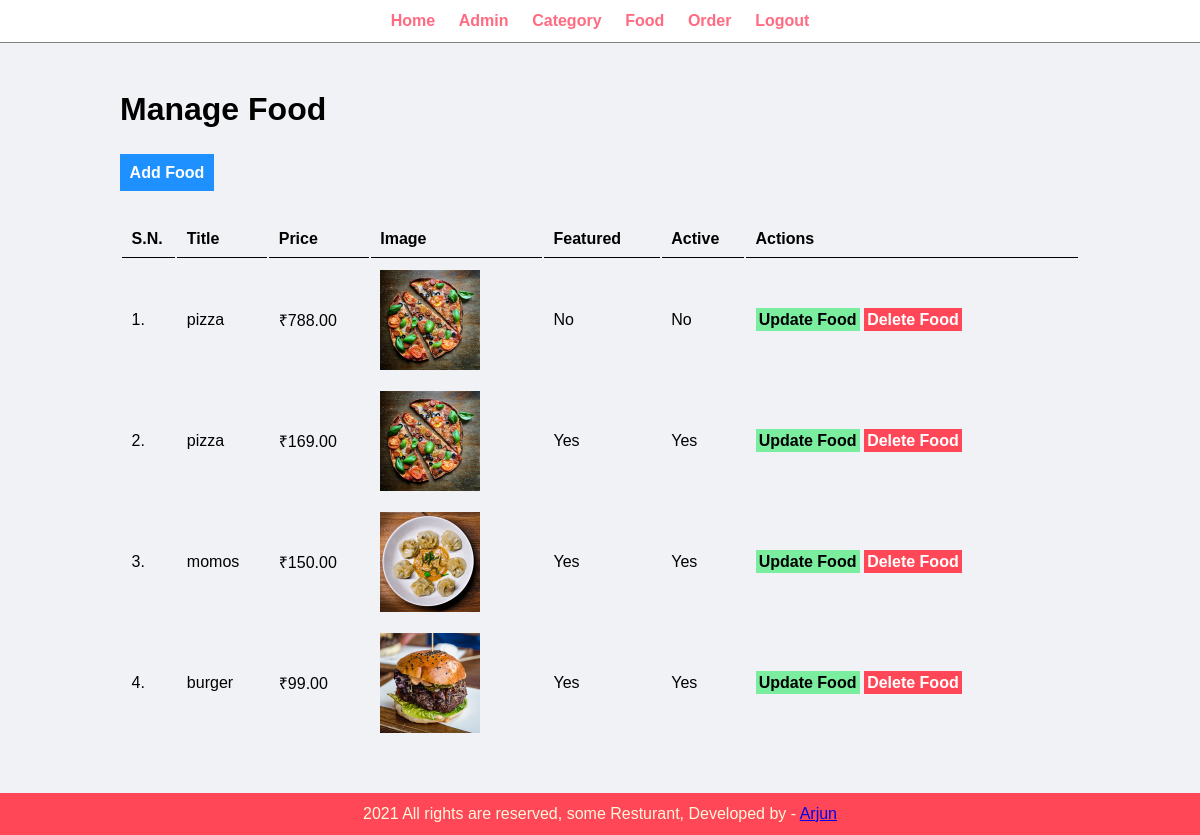
Page /admin/manage-food.php (signed in) on the committed database.
### tables this page shows
CREATE TABLE `tbl_food` (
  `id` int(10) UNSIGNED NOT NULL,
  `title` varchar(100) NOT NULL,
  `description` text NOT NULL,
  `price` decimal(10,2) NOT NULL,
  `image_name` varchar(255) NOT NULL,
  `category_id` int(10) UNSIGNED NOT NULL,
  `featured` varchar(10) NOT NULL,
  `active` varchar(10) NOT NULL
);

### admin/manage-food.php (the view, shortened to what this page needs)
<?php include('partials/menu.php'); ?>
<div class="main-content">
    <div class="wrapper">
        <h1>Manage Food</h1>
        <br /><br />
                <a href="<?php echo SITEURL; ?>admin/add-food.php" class="btn-primary">Add Food</a>
                <br /><br /><br />
                <table class="tbl-full">
                    <tr>
                        <th>S.N.</th>
                        <th>Title</th>
                        <th>Price</th>
                        <th>Image</th>
                        <th>Featured</th>
                        <th>Active</th>
                        <th>Actions</th>
                    </tr>
                    <?php
                        $sql = "SELECT * FROM tbl_food";
                        $res = mysqli_query($conn, $sql);
                        $count = mysqli_num_rows($res);
                        $sn=1;
                        if($count>0)
                        {
                            while($row=mysqli_fetch_assoc($res))
                            {
                                $id = $row['id'];
                                $title = $row['title'];
                                $price = $row['price'];
                                $image_name = $row['image_name'];
                                $featured = $row['featured'];
                                $active = $row['active'];
                                ?>
                                <tr>
                                    <td><?php echo $sn++; ?>. </td>
                                    <td><?php echo $title; ?></td>
                                    <td>₹<?php echo $price; ?></td>
                                    <td>
                                        <?php
                                            if($image_name=="")
                                            {
                                                echo "<div class='error'>Image not Added.</div>";
                                            }
                                            else
                                            {
                                                ?>
                                                <img src="<?php echo SITEURL; ?>images/food/<?php echo $image_name; ?>" width="100px">
                                                <?php
                                            }
                                        ?>
                                    </td>
                                    <td><?php echo $featured; ?></td>
                                    <td><?php echo $active; ?></td>
                                    <td>
                                        <a href="<?php echo SITEURL; ?>admin/update-food.php?id=<?php echo $id; ?>" class="btn-secondary">Update Food</a>
                                        <a href="<?php echo SITEURL; ?>admin/delete-food.php?id=<?php echo $id; ?>&image_name=<?php echo $image_name; ?>" class="btn-danger">Delete Food</a>
                                    </td>
                                </tr>
                                <?php
                            }
                        }
                        else
                        {
                            echo "<tr> <td colspan='7' class='error'> Food not Added Yet. </td> </tr>";
                        }
                    ?>
                </table>
    </div>
</div>
<?php include('partials/footer.php'); ?>

### admin/partials/menu.php (shortened to what this page needs)
<html>
    <head>
      <link rel="stylesheet" href="../css/admin1.css">
    </head>
    <body>
        <div class="menu">
          <div class = "wrapper">
              <ul>
                  <li><a href="index.php">Home</a></li>
                  <li><a href="manage-admin.php">Admin </a></li>
                  <li><a href="manage-categories.php">Category</a></li>
                  <li><a href="manage-food.php">Food</a></li>
                  <li><a href="manage-order.php">Order</a></li>
                  <li><a href="logout.php">Logout</a></li>
              </ul>
          </div>
        </div>

### admin/partials/footer.php
 <div class="footer">
         <div class = "wrapper">
              <p class = "text-center">2021 All rights are reserved, some Resturant, Developed by - <a href=#> Arjun </a></p>
          </div>
            </div>
        </body>
</html>

### css/admin1.css (style rules this page uses)
* { margin: 0; padding: 0; font-family: Arial, Helvetica, sans-serif; }
.wrapper { padding: 1%; width: 80%; margin: 0 auto; }
.text-center { text-align: center; }
.tbl-full { width: 100%; }
table tr th { border-bottom: 1px solid black; padding: 1%; text-align: left; }
table tr td { padding: 1%; }
.btn-primary { background-color: #1e90ff; padding: 1%; color: white; text-decoration: none; font-weight: bold; }
.btn-secondary { background-color: #7bed9f; padding: 1%; color: black; text-decoration: none; font-weight: bold; }
.btn-danger { background-color: #ff4757; padding: 1%; color: white; text-decoration: none; font-weight: bold; }
.menu { text-align: center; border-bottom: 1px solid gray; }
.menu ul { list-style-type:none ; }
.menu ul li { display: inline; padding: 1%; }
.menu ul li a { text-decoration: none; font-weight: bold; color: #ff6b81; }
.main-content { background-color: #f1f2f6; padding: 3% 0; }
.footer { background-color: #ff4757; color:cornsilk; }

### rows in the picture
tbl_food: title "pizza", price "788.00", image_name (picture), featured "No", active "No"
tbl_food: title "pizza", price "169.00", image_name (picture), featured "Yes", active "Yes"
tbl_food: title "momos", price "150.00", image_name (picture), featured "Yes", active "Yes"
tbl_food: title "burger", price "99.00", image_name (picture), featured "Yes", active "Yes"
